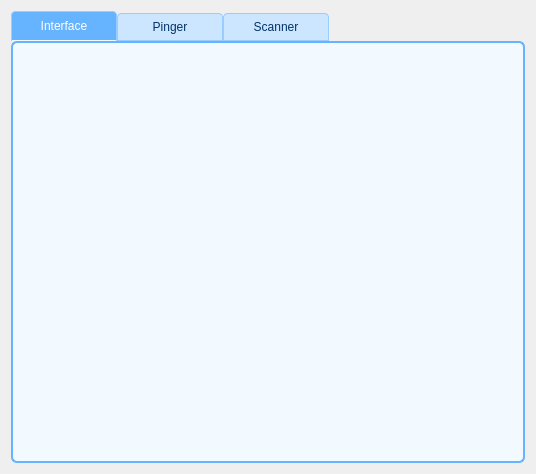
<?xml version="1.0" encoding="UTF-8"?>
<ui version="4.0">
 <class>MainShowWidget</class>
 <widget class="QWidget" name="MainShowWidget">
  <property name="geometry">
   <rect>
    <x>0</x>
    <y>0</y>
    <width>536</width>
    <height>474</height>
   </rect>
  </property>
  <property name="windowTitle">
   <string>Form</string>
  </property>
  <layout class="QVBoxLayout" name="verticalLayout">
   <item>
    <widget class="QTabWidget" name="tabWidget">
     <property name="styleSheet">
      <string notr="true">QTabWidget::pane {
    border: 2px solid #66b3ff;
    border-radius: 6px;
    background-color: #f2f9ff;
}

QTabBar::tab {
    background: #cce6ff;
    color: #003366;
    border: 1px solid #99ccff;
    border-top-left-radius: 4px;
    border-top-right-radius: 4px;
    padding: 6px 12px;
    min-width: 80px;
}

QTabBar::tab:selected {
    background: #66b3ff;
    color: #ffffff;
    border-bottom-color: #f2f9ff; /* 与pane背景色匹配，视觉上合并 */
}

QTabBar::tab:hover {
    background: #99ccff;
}

QTabBar::tab:!selected {
    margin-top: 2px; /* 让未选中的 tab 看起来稍低，增强立体感 */
}
</string>
     </property>
     <property name="currentIndex">
      <number>0</number>
     </property>
     <widget class="QWidget" name="tab">
      <attribute name="title">
       <string>Interface</string>
      </attribute>
      <layout class="QVBoxLayout" name="verticalLayout_2">
       <item>
        <widget class="InterfacesDisplayWidget" name="interface_widget" native="true"/>
       </item>
      </layout>
     </widget>
     <widget class="QWidget" name="tab_2">
      <attribute name="title">
       <string>Pinger</string>
      </attribute>
      <layout class="QVBoxLayout" name="verticalLayout_3">
       <item>
        <widget class="Pinger" name="pinger_widget" native="true"/>
       </item>
      </layout>
     </widget>
     <widget class="QWidget" name="tab_3">
      <attribute name="title">
       <string>Scanner</string>
      </attribute>
      <layout class="QVBoxLayout" name="verticalLayout_4">
       <item>
        <widget class="Scanner" name="widget" native="true"/>
       </item>
      </layout>
     </widget>
    </widget>
   </item>
  </layout>
 </widget>
 <customwidgets>
  <customwidget>
   <class>InterfacesDisplayWidget</class>
   <extends>QWidget</extends>
   <header>InterfacesDisplayWidget.h</header>
   <container>1</container>
  </customwidget>
  <customwidget>
   <class>Pinger</class>
   <extends>QWidget</extends>
   <header>Pinger.h</header>
   <container>1</container>
  </customwidget>
  <customwidget>
   <class>Scanner</class>
   <extends>QWidget</extends>
   <header>Scanner.h</header>
   <container>1</container>
  </customwidget>
 </customwidgets>
 <resources/>
 <connections/>
</ui>
